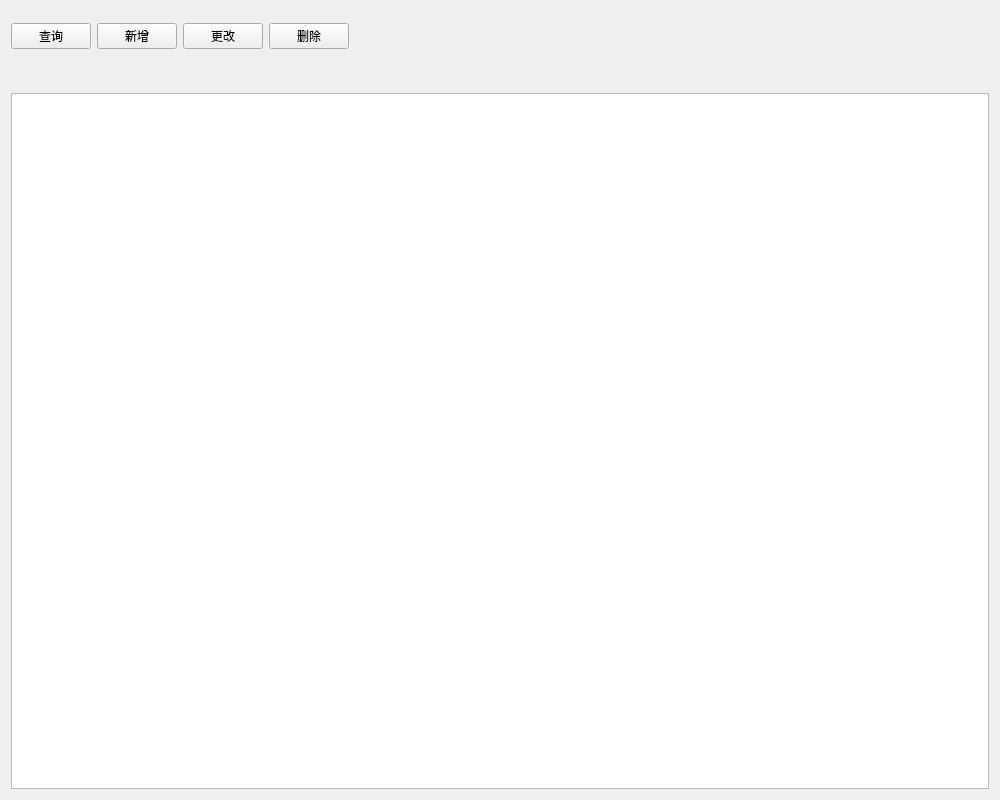
<?xml version="1.0" encoding="UTF-8"?>
<ui version="4.0">
 <class>DatabaseDemo02Widget</class>
 <widget class="QWidget" name="DatabaseDemo02Widget">
  <property name="geometry">
   <rect>
    <x>0</x>
    <y>0</y>
    <width>1000</width>
    <height>800</height>
   </rect>
  </property>
  <property name="windowTitle">
   <string>DatabaseDemo02Widget</string>
  </property>
  <layout class="QGridLayout" name="DatabaseDemo02WidgetGridLayout">
   <property name="leftMargin">
    <number>0</number>
   </property>
   <property name="topMargin">
    <number>0</number>
   </property>
   <property name="rightMargin">
    <number>0</number>
   </property>
   <property name="bottomMargin">
    <number>0</number>
   </property>
   <property name="spacing">
    <number>10</number>
   </property>
   <item row="0" column="0">
    <widget class="QWidget" name="rootWidget" native="true">
     <layout class="QVBoxLayout" name="rootWidgetVerticalLayout" stretch="1,10">
      <property name="spacing">
       <number>10</number>
      </property>
      <property name="leftMargin">
       <number>0</number>
      </property>
      <property name="topMargin">
       <number>0</number>
      </property>
      <property name="rightMargin">
       <number>0</number>
      </property>
      <property name="bottomMargin">
       <number>0</number>
      </property>
      <item>
       <widget class="QWidget" name="topWidget" native="true">
        <layout class="QHBoxLayout" name="horizontalLayout">
         <item>
          <widget class="QPushButton" name="findButton">
           <property name="text">
            <string>查询</string>
           </property>
          </widget>
         </item>
         <item>
          <widget class="QPushButton" name="addButton">
           <property name="text">
            <string>新增</string>
           </property>
          </widget>
         </item>
         <item>
          <widget class="QPushButton" name="updateButton">
           <property name="text">
            <string>更改</string>
           </property>
          </widget>
         </item>
         <item>
          <widget class="QPushButton" name="deleteButton">
           <property name="text">
            <string>删除</string>
           </property>
          </widget>
         </item>
         <item>
          <spacer name="horizontalSpacer">
           <property name="orientation">
            <enum>Qt::Horizontal</enum>
           </property>
           <property name="sizeHint" stdset="0">
            <size>
             <width>736</width>
             <height>20</height>
            </size>
           </property>
          </spacer>
         </item>
        </layout>
       </widget>
      </item>
      <item>
       <widget class="QWidget" name="bottomWidget" native="true">
        <layout class="QGridLayout" name="gridLayout">
         <item row="0" column="0">
          <widget class="QTableWidget" name="productTypeTableWidget"/>
         </item>
        </layout>
       </widget>
      </item>
     </layout>
    </widget>
   </item>
  </layout>
 </widget>
 <layoutdefault spacing="6" margin="11"/>
 <resources/>
 <connections>
  <connection>
   <sender>findButton</sender>
   <signal>clicked()</signal>
   <receiver>DatabaseDemo02Widget</receiver>
   <slot>findButtonClicked()</slot>
   <hints>
    <hint type="sourcelabel">
     <x>36</x>
     <y>33</y>
    </hint>
    <hint type="destinationlabel">
     <x>46</x>
     <y>-86</y>
    </hint>
   </hints>
  </connection>
  <connection>
   <sender>addButton</sender>
   <signal>clicked()</signal>
   <receiver>DatabaseDemo02Widget</receiver>
   <slot>addButtonClicked()</slot>
   <hints>
    <hint type="sourcelabel">
     <x>118</x>
     <y>29</y>
    </hint>
    <hint type="destinationlabel">
     <x>133</x>
     <y>-71</y>
    </hint>
   </hints>
  </connection>
  <connection>
   <sender>updateButton</sender>
   <signal>clicked()</signal>
   <receiver>DatabaseDemo02Widget</receiver>
   <slot>updateButtonClicked()</slot>
   <hints>
    <hint type="sourcelabel">
     <x>213</x>
     <y>32</y>
    </hint>
    <hint type="destinationlabel">
     <x>208</x>
     <y>-80</y>
    </hint>
   </hints>
  </connection>
  <connection>
   <sender>deleteButton</sender>
   <signal>clicked()</signal>
   <receiver>DatabaseDemo02Widget</receiver>
   <slot>deleteButtonClicked()</slot>
   <hints>
    <hint type="sourcelabel">
     <x>301</x>
     <y>32</y>
    </hint>
    <hint type="destinationlabel">
     <x>304</x>
     <y>-75</y>
    </hint>
   </hints>
  </connection>
 </connections>
 <slots>
  <slot>findButtonClicked()</slot>
  <slot>addButtonClicked()</slot>
  <slot>updateButtonClicked()</slot>
  <slot>deleteButtonClicked()</slot>
 </slots>
</ui>
